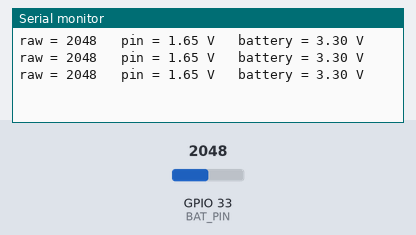
This sketch was run on a simulated ESP32. On the bench: the last lines printed to the serial monitor. Inputs (shaded band) come from the test bench; at power-on: GPIO 33 (BAT_PIN) = 2048.

Above: at 1.2 s.
1.3 s: GPIO 33 (BAT_PIN) set to 2866
At 1.9 s:
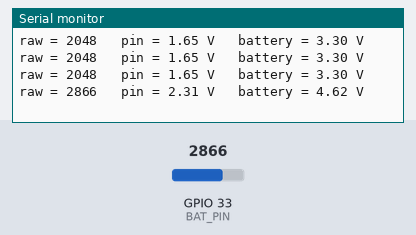
2.8 s: GPIO 33 (BAT_PIN) set to 3603
At 3.5 s:
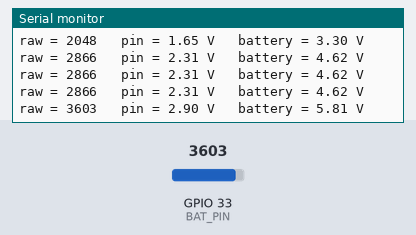
Timing chart, 0 to 5.8 s (numbered marks = the images above; inputs shaded):
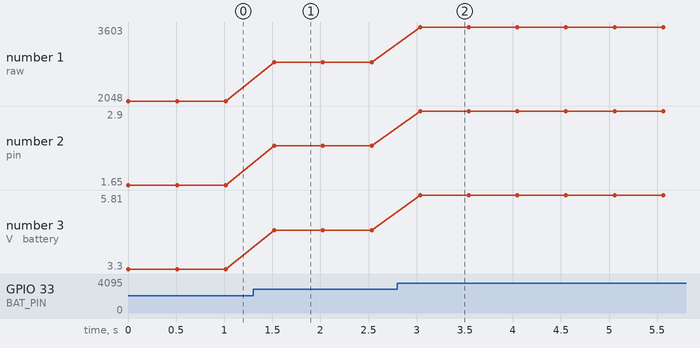

The sketch:

04_battery_adc_test.ino
```cpp
// TEST 4 - Battery voltage divider
// Wiring: battery (+) -> 10k -> GPIO33 -> 10k -> GND   (both resistors must be equal)
// Expected: "battery" reading close to your multimeter reading of the battery.
// Calibration: BAT_CAL in SolarTracker.ino = multimeter volts / reading shown here.
// CAUTION: a Li-ion cell is up to 4.2 V, the divider brings GPIO33 to about 2.1 V (safe for the ESP32).

#define BAT_PIN 33

void setup() {
  Serial.begin(115200);
  analogSetAttenuation(ADC_11db);
}

void loop() {
  long s = 0;
  for (int i = 0; i < 16; i++) {
    s += analogRead(BAT_PIN);
    delayMicroseconds(200);
  }
  float raw = s / 16.0;
  float pinV = raw / 4095.0 * 3.3;
  float batV = pinV * 2.0;
  Serial.printf("raw = %.0f   pin = %.2f V   battery = %.2f V\n", raw, pinV, batV);
  delay(500);
}
```

Measured:
- after the input at 1.3 s, the serial monitor: prints a new line after 0.22 s (image 1)
- after the input at 2.8 s, the serial monitor: prints a new line after 0.24 s (image 2)
- plotted number 1: 2048 → 2866 after the input at 1.3 s, 2866 → 3603 after the input at 2.8 s
- plotted number 2: 1.65 → 2.31 after the input at 1.3 s, 2.31 → 2.9 after the input at 2.8 s
- plotted number 3: 3.3 → 4.62 after the input at 1.3 s, 4.62 → 5.81 after the input at 2.8 s
